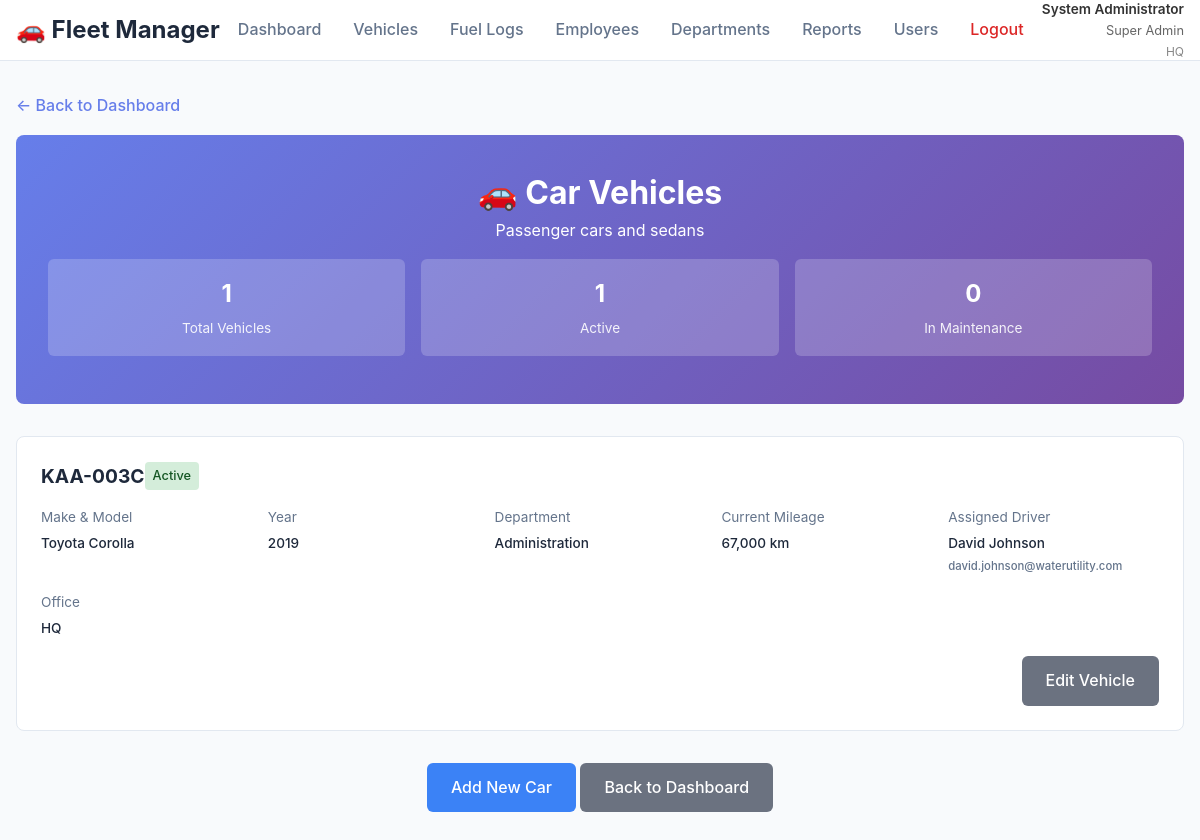
The app's page /vehicle-category.php?category_id=1&category_name=Car (signed in) with its own data.
### tables this page shows
CREATE TABLE `vehicle_categories` (
  `id` int(11) NOT NULL,
  `name` varchar(100) NOT NULL,
  `description` text DEFAULT NULL,
  `created_at` timestamp NULL DEFAULT current_timestamp()
);

CREATE TABLE `vehicles` (
  `id` int(11) NOT NULL,
  `registration_number` varchar(20) NOT NULL,
  `make` varchar(100) NOT NULL,
  `model` varchar(100) NOT NULL,
  `year` int(11) NOT NULL,
  `category_id` int(11) NOT NULL,
  `assigned_employee_id` int(11) DEFAULT NULL,
  `department` varchar(100) NOT NULL DEFAULT 'Transport',
  `office_id` int(11) NOT NULL DEFAULT 1,
  `status` enum('active','inactive','maintenance') DEFAULT 'active',
  `current_mileage` int(11) DEFAULT 0,
  `created_at` timestamp NULL DEFAULT current_timestamp()
);

CREATE TABLE `employees` (
  `id` int(11) NOT NULL,
  `name` varchar(255) NOT NULL,
  `email` varchar(255) NOT NULL,
  `phone` varchar(20) DEFAULT NULL,
  `department` varchar(100) DEFAULT NULL,
  `office_id` int(11) NOT NULL DEFAULT 1,
  `created_at` timestamp NULL DEFAULT current_timestamp()
);

CREATE TABLE `offices` (
  `id` int(11) NOT NULL,
  `name` varchar(100) NOT NULL,
  `description` text DEFAULT NULL,
  `address` text DEFAULT NULL,
  `phone` varchar(20) DEFAULT NULL,
  `status` enum('active','inactive') DEFAULT 'active',
  `created_at` timestamp NULL DEFAULT current_timestamp()
);

### config.php (called while the page is built, shortened)
<?php
function hasPermission($permission) {
    $permissions = json_decode($_SESSION['permissions'], true);
    return isset($permissions[$permission]) && $permissions[$permission] === true;
}
function isSuperAdmin() {
    return isset($_SESSION['role_name']) && $_SESSION['role_name'] === 'Super Admin';
}
function canViewAllOffices() {
    return hasPermission('view_all_offices') || isSuperAdmin();
}
function getOfficeFilterSQL($tableAlias = '', $includeWhere = true) {
    if (canViewAllOffices()) {
        return '';
    }
    $prefix = $tableAlias ? $tableAlias . '.' : '';
    $condition = $prefix . "office_id = " . getUserOfficeId();
    return $includeWhere ? " WHERE $condition" : " AND $condition";
}
?>

### vehicle-category.php (the view, shortened to what this page needs)
<?php
require_once 'config.php';
$categoryId = (int)($_GET['category_id'] ?? 0);
try {
    $officeFilter = getOfficeFilterSQL('v', false);
    $sql = "
        SELECT v.*, vc.name as category_name, e.name as employee_name, e.email as employee_email,
               o.name as office_name
        FROM vehicles v
        JOIN vehicle_categories vc ON v.category_id = vc.id
        LEFT JOIN employees e ON v.assigned_employee_id = e.id
        LEFT JOIN offices o ON v.office_id = o.id
        WHERE v.category_id = ?" . $officeFilter . "
        ORDER BY v.registration_number
    ";
    $stmt = $pdo->prepare($sql);
    $stmt->execute([$categoryId]);
    $vehicles = $stmt->fetchAll();
    $stmt = $pdo->prepare("SELECT * FROM vehicle_categories WHERE id = ?");
    $stmt->execute([$categoryId]);
    $category = $stmt->fetch();
    $totalVehicles = count($vehicles);
    $activeVehicles = count(array_filter($vehicles, function($v) { return $v['status'] === 'active'; }));
    $maintenanceVehicles = count(array_filter($vehicles, function($v) { return $v['status'] === 'maintenance'; }));
} catch(PDOException $e) {
    $error = "Database error: " . $e->getMessage();
}
?>
<!DOCTYPE html>
<html lang="en">
<head>
    <link rel="stylesheet" href="styles.css">
</head>
<body>
    <?php include 'header.php'; ?>
    <div class="container">
        <a href="dashboard.php" class="back-btn">← Back to Dashboard</a>
        <div class="category-header">
            <h1>
                <?php
                $icons = [
                    'Car' => '🚗',
                    'Personal Car' => '🚙',
                    'Motorcycle' => '🏍️',
                    'Truck' => '🚛',
                    'Van' => '🚐'
                ];
                echo $icons[$category['name']] ?? '🚗';
                ?>
                <?php echo htmlspecialchars($category['name']); ?> Vehicles
            </h1>
            <p><?php echo htmlspecialchars($category['description'] ?: 'Fleet vehicle category'); ?></p>
            <div class="category-stats">
                <div class="stat-item">
                    <div class="stat-number"><?php echo $totalVehicles; ?></div>
                    <div class="stat-label">Total Vehicles</div>
                </div>
                <div class="stat-item">
                    <div class="stat-number"><?php echo $activeVehicles; ?></div>
                    <div class="stat-label">Active</div>
                </div>
                <div class="stat-item">
                    <div class="stat-number"><?php echo $maintenanceVehicles; ?></div>
                    <div class="stat-label">In Maintenance</div>
                </div>
            </div>
        </div>
        <div class="section">
            <?php if (empty($vehicles)): ?>
                <div class="alert alert-info">
                    <h3>No vehicles found</h3>
                    <p>There are no vehicles in this category for your office.</p>
                    <?php if (hasPermission('vehicles_edit')): ?>
                        <a href="add-vehicle.php" class="btn btn-primary">Add New Vehicle</a>
                    <?php endif; ?>
                </div>
            <?php else: ?>
                <?php foreach ($vehicles as $vehicle): ?>
                    <div class="vehicle-card">
                        <div class="vehicle-header">
                            <div class="vehicle-reg"><?php echo htmlspecialchars($vehicle['registration_number']); ?></div>
                            <span class="vehicle-status status-<?php echo $vehicle['status']; ?>">
                                <?php echo ucfirst($vehicle['status']); ?>
                            </span>
                        </div>
                        <div class="vehicle-details">
                            <div class="detail-item">
                                <span class="detail-label">Make & Model</span>
                                <span class="detail-value"><?php echo htmlspecialchars($vehicle['make'] . ' ' . $vehicle['model']); ?></span>
                            </div>
                            <div class="detail-item">
                                <span class="detail-label">Year</span>
                                <span class="detail-value"><?php echo htmlspecialchars($vehicle['year']); ?></span>
                            </div>
                            <div class="detail-item">
                                <span class="detail-label">Department</span>
                                <span class="detail-value"><?php echo htmlspecialchars($vehicle['department']); ?></span>
                            </div>
                            <div class="detail-item">
                                <span class="detail-label">Current Mileage</span>
                                <span class="detail-value"><?php echo number_format($vehicle['current_mileage']); ?> km</span>
                            </div>
                            <div class="detail-item">
                                <span class="detail-label">Assigned Driver</span>
                                <span class="detail-value">
                                    <?php if ($vehicle['employee_name']): ?>
                                        <?php echo htmlspecialchars($vehicle['employee_name']); ?>
                                        <?php if ($vehicle['employee_email']): ?>
                                            <br><small style="color: #64748b;"><?php echo htmlspecialchars($vehicle['employee_email']); ?></small>
                                        <?php endif; ?>
                                    <?php else: ?>
                                        <em style="color: #64748b;">Unassigned</em>
                                    <?php endif; ?>
                                </span>
                            </div>
                            <?php if (isSuperAdmin()): ?>
                                <div class="detail-item">
                                    <span class="detail-label">Office</span>
                                    <span class="detail-value"><?php echo htmlspecialchars($vehicle['office_name']); ?></span>
                                </div>
                            <?php endif; ?>
                        </div>
                        <?php if (hasPermission('vehicles_edit')): ?>
                            <div style="margin-top: 1rem; text-align: right;">
                                <a href="vehicles.php?edit=<?php echo $vehicle['id']; ?>" class="btn btn-secondary btn-sm">Edit Vehicle</a>
                            </div>
                        <?php endif; ?>
                    </div>
                <?php endforeach; ?>
            <?php endif; ?>
        </div>
        <div class="section" style="text-align: center;">
            <?php if (hasPermission('vehicles_edit')): ?>
                <a href="add-vehicle.php?category_id=<?php echo $categoryId; ?>" class="btn btn-primary">Add New <?php echo htmlspecialchars($category['name']); ?></a>
            <?php endif; ?>
            <a href="dashboard.php" class="btn btn-secondary">Back to Dashboard</a>
        </div>
    </div>
</body>
</html>

### styles.css (style rules this page uses)
* { margin: 0; padding: 0; box-sizing: border-box; }
body { font-family: -apple-system, BlinkMacSystemFont, 'Segoe UI', Roboto, sans-serif; background-color: #f8fafc; color: #334155; line-height: 1.6; }
.container { max-width: 1200px; margin: 0 auto; padding: 2rem 1rem; }
.section { margin-bottom: 2rem; }
.vehicle-details { font-size: 0.85rem; color: #64748b; }
.btn { padding: 0.75rem 1.5rem; border: none; border-radius: 6px; font-size: 1rem; font-weight: 500; cursor: pointer; transition: all 0.3s; text-decoration: none; display: inline-block; }
.btn-primary { background: #3b82f6; color: white; }
.btn-secondary { background: #6b7280; color: white; }

### vehicle-category.php (style rules this page uses)
.category-header { background: linear-gradient(135deg, #667eea 0%, #764ba2 100%); color: white; padding: 2rem; border-radius: 8px; margin-bottom: 2rem; text-align: center; }
.category-stats { display: grid; grid-template-columns: repeat(auto-fit, minmax(150px, 1fr)); gap: 1rem; margin: 1rem 0; }
.stat-item { background: rgba(255,255,255,0.2); padding: 1rem; border-radius: 6px; text-align: center; }
.stat-number { font-size: 1.5rem; font-weight: bold; margin-bottom: 0.25rem; }
.stat-label { font-size: 0.85rem; opacity: 0.9; }
.vehicle-card { background: white; border-radius: 8px; padding: 1.5rem; margin-bottom: 1rem; border: 1px solid #e2e8f0; transition: box-shadow 0.2s; }
.vehicle-header { display: flex; justify-content: between; align-items: center; margin-bottom: 1rem; }
.vehicle-reg { font-size: 1.2rem; font-weight: bold; color: #1e293b; }
.vehicle-status { padding: 0.25rem 0.5rem; border-radius: 4px; font-size: 0.8rem; font-weight: 500; }
.status-active { background: #d4edda; color: #155724; }
.vehicle-details { display: grid; grid-template-columns: repeat(auto-fit, minmax(200px, 1fr)); gap: 1rem; }
.detail-item { display: flex; flex-direction: column; }
.detail-label { font-size: 0.85rem; color: #64748b; margin-bottom: 0.25rem; }
.detail-value { font-weight: 500; color: #1e293b; }
.back-btn { display: inline-flex; align-items: center; color: #667eea; text-decoration: none; margin-bottom: 1rem; font-weight: 500; }

### records on screen
vehicle_categories: name "🚗", name "Car", description "Passenger cars and sedans"
vehicles: status "1", status "0", registration_number "KAA-003C", status "Active", make+model "Toyota Corolla", year "2019", department "Administration", current_mileage "67,000", assigned_employee.name "David Johnson", assigned_employee.email "david.johnson@waterutility.com", office.name "HQ"

### other values on screen
$_SESSION['full_name'] "System Administrator"
$_SESSION['role_name'] "Super Admin"
$_SESSION['office_name'] "HQ"
$totalVehicles "1"
